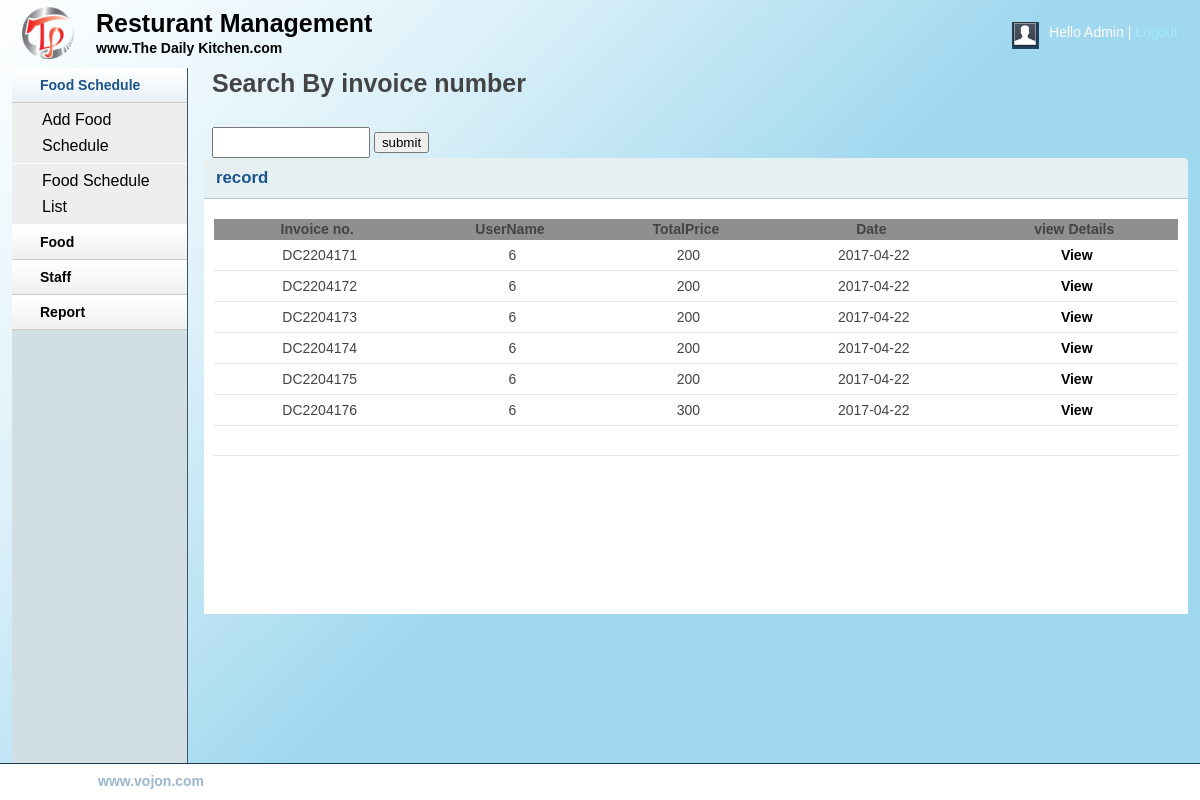
Page /admin/daily_report.php on the committed database.
### tables this page shows
CREATE TABLE IF NOT EXISTS `tbl_order` (
`order_id` int(11) NOT NULL,
  `invoice_id` varchar(100) NOT NULL,
  `user_id` int(100) NOT NULL,
  `food_id` int(100) NOT NULL,
  `food_name` text NOT NULL,
  `food_image` varchar(100) NOT NULL,
  `food_price` int(100) NOT NULL,
  `food_quantity` int(100) NOT NULL,
  `date` date NOT NULL
);

### admin/classes/base.php (called while the page is built)
<?php
class Database{
	private $hostdb= "localhost";
	private $userdb= "root";
	private $passdb= "";
	private $namedb= "db_restaurant";
	protected $pdo;
	 function __construct(){
		  if(!isset($this->pdo)){
    try{
	  $link = new PDO("mysql:host=".$this->hostdb.";dbname=".$this->namedb,$this->userdb, $this->passdb);
		$link->setAttribute(PDO::ATTR_ERRMODE, PDO::ERRMODE_EXCEPTION);
		$this->pdo=$link ;
	  }
	  catch(PDOException $e)
   {
   echo "Connection failed: " . $e->getMessage();
   }
		  }
	}
 }
?>

### admin/classes/CartClass.php (called while the page is built, shortened)
<?php
    $filepath = realpath(dirname(__FILE__));
    include_once ($filepath.'/base.php');
?>
<?php
class CartClass extends Database{
	public function All_record(){
	$sql="SELECT * FROM tbl_order INNER JOIN tbl_user ON tbl_order.user_id=tbl_user.userId GROUP BY invoice_id";
	$query = $this->pdo->prepare($sql);
    $query->execute();
    $result = $query->fetchAll();
    return $result;
	}
}
?>

### admin/daily_report.php (the view, shortened to what this page needs)
<?php include 'inc/header.php';?>
<?php include 'inc/sidebar.php';?>
<?php include 'classes/base.php';?>
<?php include 'classes/SubClass.php';?>
<?php include 'classes/CartClass.php';?>
          <div class="grid_10">
		  <div style="width:100%;margin-left:0px;">
			  <form action="" method="post">
          <h1>Search By invoice number</h1>
			  <br><input type="text" name="invoice" style="height:25px;width:150px;" />
			  <input type="submit" name="submit" value="submit"/>
              </form>
			  </div>
            <div class="box round first grid">
                <h2>record</h2>
                <div class="block">
				<?php
			$cart = new CartClass();
			$record=$cart->All_record();
			if($record){
				?>
				<table class="data display datatable" id="example">
					<thead>
						<tr>
							<th> Invoice no.</th>
							<th>UserName</th>
                           <th>TotalPrice</th>
                           <th>Date</th>
							 <th>view Details</th>
						</tr>
					</thead>
					<tbody>
				<?php
				 $sum=0;
					foreach ($record as $data) {
            ?>
							<?php  $invoice=$data['invoice_id']; ?>
                            <?php  $username=$data['user_id']; ?>
							<?php  $total=$data['food_price']; ?>
							<?php  $datee=$data['date']; ?>
							<?php  $name=$data['userName'];?>
			  <tr class="odd gradeX" style="text-align:center;">
							<td><?php echo $invoice; ?></td>
                           <td> <?php echo $username; ?></td>
							<td><?php echo $total; ?></td>
							<td><?php echo $datee; ?></td>
							<td><a href="details.php?cart_id=<?php echo $data['invoice_id']; ?>" data-toggle="modal" data-target="#myModal">View</a></td>
						</tr>
            <?php }
			}?>
			         <tr class="odd gradeX" style="text-align:center;">
							<td><?php  @$invoice; ?></td>
                            <td><?php  @$name; ?></td>
							<td><?php  @$sum ."TK";?></td>
							<td><?php @$datee; ?></td>
			</tbody>
				</table>
        </div>
    </div>
</div>
<?php include 'inc/footer.php';?>

### admin/inc/header.php (shortened to what this page needs)
<!DOCTYPE html>
<html>
<head>
    <link rel="stylesheet" type="text/css" href="css/reset.css" media="screen" />
    <link rel="stylesheet" type="text/css" href="css/text.css" media="screen" />
    <link rel="stylesheet" type="text/css" href="css/grid.css" media="screen" />
    <link rel="stylesheet" type="text/css" href="css/layout.css" media="screen" />
    <link rel="stylesheet" type="text/css" href="css/nav.css" media="screen" />
    <link href="css/table/demo_page.css" rel="stylesheet" type="text/css" />
</head>
<body>
    <div class="container_12">
        <div class="grid_12 header-repeat">
            <div id="branding">
                <div class="floatleft logo">
                    <img src="img/livelogo.png" alt="Logo" />
				</div>
				<div class="floatleft middle">
					<h1>Resturant Management</h1>
					<p>www.The Daily Kitchen.com</p>
				</div>
                <div class="floatright">
                    <div class="floatleft">
                        <img src="img/img-profile.jpg" alt="Profile Pic" /></div>
                    <div class="floatleft marginleft10">
                        <ul class="inline-ul floatleft">
                            <li>Hello Admin</li>
                            <li><a href="#">Logout</a></li>
                        </ul>
                    </div>
                </div>
            </div>
        </div>

### admin/inc/sidebar.php (shortened to what this page needs)
<div class="grid_2">
    <div class="box sidemenu">
        <div class="block" id="section-menu">
            <ul class="section menu">
                <li><a class="menuitem">Food Schedule</a>
                    <ul class="submenu">
                        <li><a href="food_schedule_add.php">Add Food Schedule</a> </li>
                        <li><a href="food_schedule_list.php">Food Schedule List</a> </li>
                    </ul>
                </li>
                <li><a class="menuitem">Food</a>
                </li>
				        <li><a class="menuitem">Staff</a>
                </li>
                <li><a class="menuitem">Report</a>
                </li>
            </ul>
        </div>
    </div>
</div>

### admin/inc/footer.php (shortened to what this page needs)
    </div>
    <div id="site_info">
        <p>
         &copy; Copyright <a href="http://vojon.com">www.vojon.com</a>. All Rights Reserved.
        </p>
    </div>
</body>
</html>

### admin/css/layout.css (style rules this page uses)
body { background: #fff none repeat scroll 0 0; color: #444; font-size: 14px; padding: 0; }
.floatleft { float:left; }
.logo img { margin-top: -15px; width: 52px; }
.middle { margin-left: 22px; margin-top: -14px; }
.middle h1 { color:black;margin:0 }
.middle p { color: black; margin: 0; font-weight: bold; }
.floatright { float:right; }
.inline-ul li { display:inline; color:#fff; }
.marginleft10 { margin-left:10px; }
a { color: #000; font-weight:bold; text-decoration: none; }
.container_12, .container_16 { //background:#444; background: #feffff; background: -moz-linear-gradient(-45deg, #feffff 0%, #ddf1f9 26%, #a0d8ef 54%, #a0d8ef 76%); background: -webkit-linear-gradient(-45deg, #feffff 0%,#ddf1f9 26%,#a0d8ef 54%,#a0d8ef 76%); background: linear-gradient(135deg, #feffff 0%,#ddf1f9 26%,#a0d8ef 54%,#a0d8ef 76%); filter: progid:DXImageTransform.Microsoft.gradient( startColorstr='#feffff', endColorstr='#a0d8ef',GradientType=1 ); }
h1, h2, h3, h4, h5, h6 { line-height:1.2em; margin-bottom:.3em; }
h2 { margin-top:1em; }
#branding { font-weight: normal; margin-bottom: 0; padding: 22px 10px 3px; text-align: left; }
.header-repeat { //background:url(../img/header-repeat.jpg) repeat-x; }
#branding a { color:#A1EAFF; font-weight:normal; }
#branding a:before { content:" | "; color:#fff; }
#branding ul, #branding ul li { margin:0px; padding:0px; }
#branding li { padding:0px 0px 0px 0px !important; }
.box { background:#fff; margin-bottom:20px; padding:10px 10px 10px 10px; margin-left:-8px; }
.box.grid { padding-bottom:40px; }
.box.round { -moz-border-radius: 5px 5px 0px 0px; -webkit-border-radius: 5px 5px 0px 0px; border-radius: 5px 5px 0px 0px; }
.box h2 { font-size:1.2em; font-weight:bold; color:#1B548D; background:#E6F0F3; margin:-10px -10px 0 -10px; padding:10px 12px; border-bottom:1px solid #B3CBD6; -moz-border-radius: 5px 5px 0px 0px; -webkit-border-radius: 5px 5px 0px 0px; border-radius: 5px 5px 0px 0px; }
.box.first { min-height: 406px; }
.block { padding-top:20px; }
.box.sidemenu { background-color:#D1DEE4; border-right:1px solid #3A5665; padding:0px; margin:0px; cursor:pointer; }
.box.sidemenu .block { padding-top:0px; margin-top:0px; }
p { margin-bottom:1em; }
ul, ol { padding-top:0; }
ul.menu { list-style:none; border-top:1px solid #bbb; }
ul.menu li { margin:0; }
ul.menu li a { display:block; padding:4px 10px; border-bottom:1px solid #ccc; }
ul.menu ul { list-style:none; margin:0; }
ul.menu ul li a { padding-left:30px; }
ul.section { border-top:0; margin-bottom:0; }
ul.section li a { background:url(../img/sidemenu-repeat.jpg) repeat-x; line-height:26px; padding-left:28px; }
ul.section li li a { background:#ddd; border-bottom:1px solid #eee; }
ul.section ul li { text-transform:none; }
ul.section ul.current li a { background: #eee none repeat scroll 0 0; border-bottom: 1px solid #fff; font-size: 16px; font-weight: normal; }
ul.section li a.current { color:#1B548D; background:url(../img/sidemenu-repeat-hover.jpg) repeat-x; }
#site_info { color:#fff; //background:#204562; border-top:1px solid #1d3b53; padding-left:20px; }
#site_info p { line-height:35px; margin-bottom:0px; }
#site_info a { color:#9ab6cc; }
.block { padding-bottom:1px; }
table.display { margin: 0 auto; clear: both; width: 100%; }
table.display th { background:#8f8f8f; }
tr.odd { height: 30px; line-height: 30px; border-bottom:1px solid #e6e6e6; }
tr.odd td, tr.even td { padding-left:5px; }

### rows in the picture
tbl_order: invoice "DC2204171", user "6", food_price "200", date "2017-04-22"
tbl_order: invoice "DC2204172", user "6", food_price "200", date "2017-04-22"
tbl_order: invoice "DC2204173", user "6", food_price "200", date "2017-04-22"
tbl_order: invoice "DC2204174", user "6", food_price "200", date "2017-04-22"
tbl_order: invoice "DC2204175", user "6", food_price "200", date "2017-04-22"
tbl_order: invoice "DC2204176", user "6", food_price "300", date "2017-04-22"
